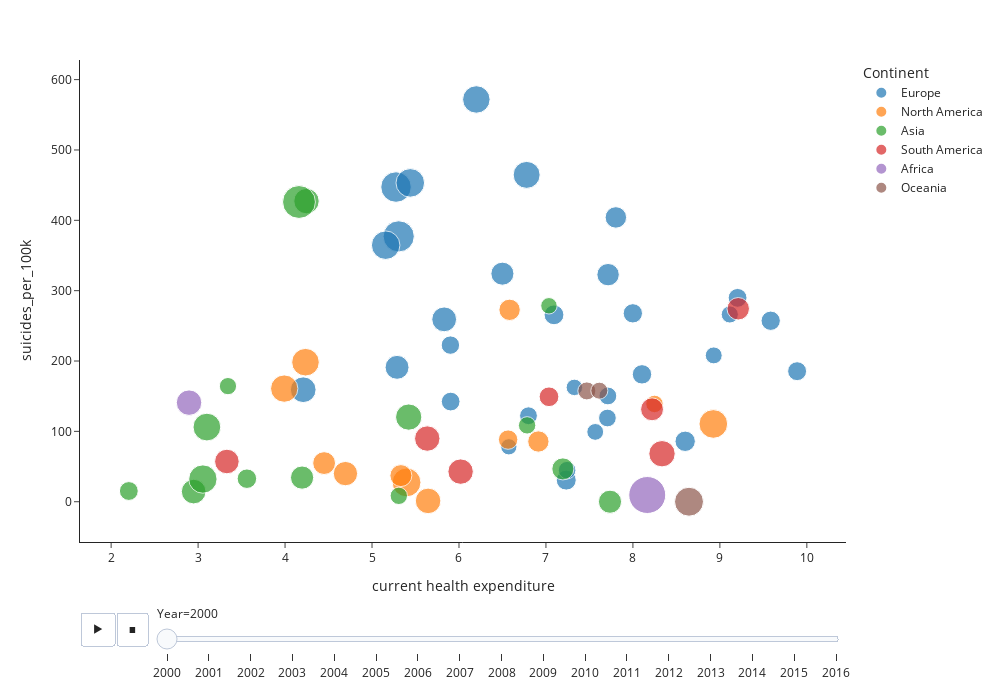

Notebook cell for this chart:
### Code cell
import plotly.express as px
px.scatter(df_comb.sort_values('Year',ascending=True), x='current health expenditure', y='suicides_per_100k',
           size='Both sexes', size_max=30, color='Continent', animation_frame="Year", animation_group="Country",
           template='simple_white', width=1000, height=700,hover_name='Country')

### Figure 1 — Plotly figure (JSON) as saved in the notebook; plotly's stock layout.template omitted (floating-point values rounded to 4 significant figures)
{"data": [{"hovertemplate": "<b>%{hovertext}</b><br><br>Continent=Europe<br>Year=2000<br>current health expenditure=%{x}<br>suicides_per_100k=%{y}<br>Both sexes=%{marker.size}<extra></extra>", "hovertext": ["Albania", "Iceland", "Greece", "Germany", "France", "Ukraine", "Finland", "Estonia", "Denmark", "Croatia", "Bulgaria", "Belgium", "Belarus", "Ireland", "Spain", "Slovenia", "Serbia", "Sweden", "Romania", "Portugal", "Poland", "Norway", "Switzerland", "Netherlands", "Malta", "Luxembourg", "Lithuania", "Latvia", "Italy", "Austria", "Hungary"], "ids": ["Albania", "Iceland", "Greece", "Germany", "France", "Ukraine", "Finland", "Estonia", "Denmark", "Croatia", "Bulgaria", "Belgium", "Belarus", "Ireland", "Spain", "Slovenia", "Serbia", "Sweden", "Romania", "Portugal", "Poland", "Norway", "Switzerland", "Netherlands", "Malta", "Luxembourg", "Lithuania", "Latvia", "Italy", "Austria", "Hungary"], "legendgroup": "Europe", "marker": {"color": "#1F77B4", "size": [106, 76, 82, 95, 99, 258, 104, 216, 100, 133, 163, 99, 247, 93, 84, 122, 141, 72, 175, 110, 152, 84, 78, 83, 70, 90, 200, 217, 75, 94, 193], "sizemode": "area", "sizeref": 0.53, "symbol": "circle"}, "mode": "markers", "name": "Europe", "orientation": "v", "showlegend": true, "type": "scatter", "x": [7.233, 8.929, 7.243, 9.888, 9.584, 5.307, 7.093, 5.157, 8.104, 7.715, 5.83, 7.999, 5.276, 5.904, 6.799, 7.804, 6.499, 7.327, 4.209, 8.601, 5.288, 7.712, 9.114, 7.707, 6.573, 5.901, 6.2, 5.44, 7.567, 9.204, 6.778], "xaxis": "x", "y": [30.7, 208.0, 44.86, 185.6, 257.2, 377.2, 265.6, 364.6, 181.1, 322.8, 259.2, 267.8, 447.3, 142.4, 122.2, 404.1, 324.2, 162.5, 159.2, 85.88, 191.0, 150.3, 266.2, 119.0, 78.05, 222.6, 571.8, 453.2, 99.22, 289.8, 464.6], "yaxis": "y"}, {"hovertemplate": "<b>%{hovertext}</b><br><br>Continent=North America<br>Year=2000<br>current health expenditure=%{x}<br>suicides_per_100k=%{y}<br>Both sexes=%{marker.size}<extra></extra>", "hovertext": ["Trinidad and Tobago", "Guatemala", "El Salvador", "Cuba", "Costa Rica", "Canada", "Belize", "Barbados", "Jamaica", "Panama", "Mexico", "Antigua and Barbuda"], "ids": ["Trinidad and Tobago", "Guatemala", "El Salvador", "Cuba", "Costa Rica", "Canada", "Belize", "Barbados", "Jamaica", "Panama", "Mexico", "Antigua and Barbuda"], "legendgroup": "North America", "marker": {"color": "#FF7F0E", "size": [202, 220, 218, 121, 100, 81, 198, 128, 173, 120, 138, 157], "sizemode": "area", "sizeref": 0.53, "symbol": "circle"}, "mode": "markers", "name": "North America", "orientation": "v", "showlegend": true, "type": "scatter", "x": [4.235, 5.397, 8.925, 6.582, 6.565, 8.248, 3.99, 5.332, 5.645, 6.913, 4.449, 4.694], "xaxis": "x", "y": [198.3, 27.42, 110.5, 272.8, 88.29, 139, 160.8, 37.13, 1.16, 85.58, 54.89, 39.97], "yaxis": "y"}, {"hovertemplate": "<b>%{hovertext}</b><br><br>Continent=Asia<br>Year=2000<br>current health expenditure=%{x}<br>suicides_per_100k=%{y}<br>Both sexes=%{marker.size}<extra></extra>", "hovertext": ["Georgia", "Cyprus", "Bahrain", "Azerbaijan", "Uzbekistan", "Israel", "Sri Lanka", "Singapore", "Philippines", "Maldives", "Thailand", "Kuwait", "Kazakhstan", "Japan", "Armenia"], "ids": ["Georgia", "Cyprus", "Bahrain", "Azerbaijan", "Uzbekistan", "Israel", "Sri Lanka", "Singapore", "Philippines", "Maldives", "Thailand", "Kuwait", "Kazakhstan", "Japan", "Armenia"], "legendgroup": "Asia", "marker": {"color": "#2CA02C", "size": [129, 80, 101, 161, 183, 80, 171, 79, 213, 142, 204, 94, 287, 72, 143], "sizemode": "area", "sizeref": 0.53, "symbol": "circle"}, "mode": "markers", "name": "Asia", "orientation": "v", "showlegend": true, "type": "scatter", "x": [7.195, 5.308, 3.561, 2.949, 5.422, 6.783, 4.247, 3.343, 3.055, 7.737, 3.101, 2.203, 4.16, 7.035, 4.196], "xaxis": "x", "y": [46.64, 8.36, 32.73, 14.41, 120.3, 108.6, 427.3, 164.3, 32.21, 0, 106.1, 15.23, 426.1, 278.5, 34.3], "yaxis": "y"}, {"hovertemplate": "<b>%{hovertext}</b><br><br>Continent=South America<br>Year=2000<br>current health expenditure=%{x}<br>suicides_per_100k=%{y}<br>Both sexes=%{marker.size}<extra></extra>", "hovertext": ["Ecuador", "Colombia", "Uruguay", "Chile", "Brazil", "Paraguay", "Argentina"], "ids": ["Ecuador", "Colombia", "Uruguay", "Chile", "Brazil", "Paraguay", "Argentina"], "legendgroup": "South America", "marker": {"color": "#D62728", "size": [160, 171, 134, 103, 184, 171, 139], "sizemode": "area", "sizeref": 0.53, "symbol": "circle"}, "mode": "markers", "name": "South America", "orientation": "v", "showlegend": true, "type": "scatter", "x": [3.331, 5.635, 9.211, 7.035, 8.335, 6.019, 8.22], "xaxis": "x", "y": [57.17, 89.78, 274.3, 149.2, 68.23, 42.78, 131.4], "yaxis": "y"}, {"hovertemplate": "<b>%{hovertext}</b><br><br>Continent=Africa<br>Year=2000<br>current health expenditure=%{x}<br>suicides_per_100k=%{y}<br>Both sexes=%{marker.size}<extra></extra>", "hovertext": ["South Africa", "Mauritius"], "ids": ["South Africa", "Mauritius"], "legendgroup": "Africa", "marker": {"color": "#9467BD", "size": [362, 172], "sizemode": "area", "sizeref": 0.53, "symbol": "circle"}, "mode": "markers", "name": "Africa", "orientation": "v", "showlegend": true, "type": "scatter", "x": [8.165, 2.896], "xaxis": "x", "y": [9.54, 140.8], "yaxis": "y"}, {"hovertemplate": "<b>%{hovertext}</b><br><br>Continent=Oceania<br>Year=2000<br>current health expenditure=%{x}<br>suicides_per_100k=%{y}<br>Both sexes=%{marker.size}<extra></extra>", "hovertext": ["New Zealand", "Kiribati", "Australia"], "ids": ["New Zealand", "Kiribati", "Australia"], "legendgroup": "Oceania", "marker": {"color": "#8C564B", "size": [86, 222, 77], "sizemode": "area", "sizeref": 0.53, "symbol": "circle"}, "mode": "markers", "name": "Oceania", "orientation": "v", "showlegend": true, "type": "scatter", "x": [7.47, 8.645, 7.614], "xaxis": "x", "y": [157.5, 0, 157.8], "yaxis": "y"}], "layout": {"height": 700, "legend": {"itemsizing": "constant", "title": {"text": "Continent"}, "tracegroupgap": 0}, "margin": {"t": 60}, "sliders": [{"active": 0, "currentvalue": {"prefix": "Year="}, "len": 0.9, "pad": {"b": 10, "t": 60}, "steps": [{"args": [["2000"], {"frame": {"duration": 0, "redraw": false}, "fromcurrent": true, "mode": "immediate", "transition": {"duration": 0, "easing": "linear"}}], "label": "2000", "method": "animate"}, {"args": [["2001"], {"frame": {"duration": 0, "redraw": false}, "fromcurrent": true, "mode": "immediate", "transition": {"duration": 0, "easing": "linear"}}], "label": "2001", "method": "animate"}, {"args": [["2002"], {"frame": {"duration": 0, "redraw": false}, "fromcurrent": true, "mode": "immediate", "transition": {"duration": 0, "easing": "linear"}}], "label": "2002", "method": "animate"}, {"args": [["2003"], {"frame": {"duration": 0, "redraw": false}, "fromcurrent": true, "mode": "immediate", "transition": {"duration": 0, "easing": "linear"}}], "label": "2003", "method": "animate"}, {"args": [["2004"], {"frame": {"duration": 0, "redraw": false}, "fromcurrent": true, "mode": "immediate", "transition": {"duration": 0, "easing": "linear"}}], "label": "2004", "method": "animate"}, {"args": [["2005"], {"frame": {"duration": 0, "redraw": false}, "fromcurrent": true, "mode": "immediate", "transition": {"duration": 0, "easing": "linear"}}], "label": "2005", "method": "animate"}, {"args": [["2006"], {"frame": {"duration": 0, "redraw": false}, "fromcurrent": true, "mode": "immediate", "transition": {"duration": 0, "easing": "linear"}}], "label": "2006", "method": "animate"}, {"args": [["2007"], {"frame": {"duration": 0, "redraw": false}, "fromcurrent": true, "mode": "immediate", "transition": {"duration": 0, "easing": "linear"}}], "label": "2007", "method": "animate"}, {"args": [["2008"], {"frame": {"duration": 0, "redraw": false}, "fromcurrent": true, "mode": "immediate", "transition": {"duration": 0, "easing": "linear"}}], "label": "2008", "method": "animate"}, {"args": [["2009"], {"frame": {"duration": 0, "redraw": false}, "fromcurrent": true, "mode": "immediate", "transition": {"duration": 0, "easing": "linear"}}], "label": "2009", "method": "animate"}, {"args": [["2010"], {"frame": {"duration": 0, "redraw": false}, "fromcurrent": true, "mode": "immediate", "transition": {"duration": 0, "easing": "linear"}}], "label": "2010", "method": "animate"}, {"args": [["2011"], {"frame": {"duration": 0, "redraw": false}, "fromcurrent": true, "mode": "immediate", "transition": {"duration": 0, "easing": "linear"}}], "label": "2011", "method": "animate"}, {"args": [["2012"], {"frame": {"duration": 0, "redraw": false}, "fromcurrent": true, "mode": "immediate", "transition": {"duration": 0, "easing": "linear"}}], "label": "2012", "method": "animate"}, {"args": [["2013"], {"frame": {"duration": 0, "redraw": false}, "fromcurrent": true, "mode": "immediate", "transition": {"duration": 0, "easing": "linear"}}], "label": "2013", "method": "animate"}, {"args": [["2014"], {"frame": {"duration": 0, "redraw": false}, "fromcurrent": true, "mode": "immediate", "transition": {"duration": 0, "easing": "linear"}}], "label": "2014", "method": "animate"}, {"args": [["2015"], {"frame": {"duration": 0, "redraw": false}, "fromcurrent": true, "mode": "immediate", "transition": {"duration": 0, "easing": "linear"}}], "label": "2015", "method": "animate"}, {"args": [["2016"], {"frame": {"duration": 0, "redraw": false}, "fromcurrent": true, "mode": "immediate", "transition": {"duration": 0, "easing": "linear"}}], "label": "2016", "method": "animate"}], "x": 0.1, "xanchor": "left", "y": 0, "yanchor": "top"}], "updatemenus": [{"buttons": [{"args": [null, {"frame": {"duration": 500, "redraw": false}, "fromcurrent": true, "mode": "immediate", "transition": {"duration": 500, "easing": "linear"}}], "label": "&#9654;", "method": "animate"}, {"args": [[null], {"frame": {"duration": 0, "redraw": false}, "fromcurrent": true, "mode": "immediate", "transition": {"duration": 0, "easing": "linear"}}], "label": "&#9724;", "method": "animate"}], "direction": "left", "pad": {"r": 10, "t": 70}, "showactive": false, "type": "buttons", "x": 0.1, "xanchor": "right", "y": 0, "yanchor": "top"}], "width": 1000, "xaxis": {"anchor": "y", "domain": [0, 1], "title": {"text": "current health expenditure"}}, "yaxis": {"anchor": "x", "domain": [0, 1], "title": {"text": "suicides_per_100k"}}}}
